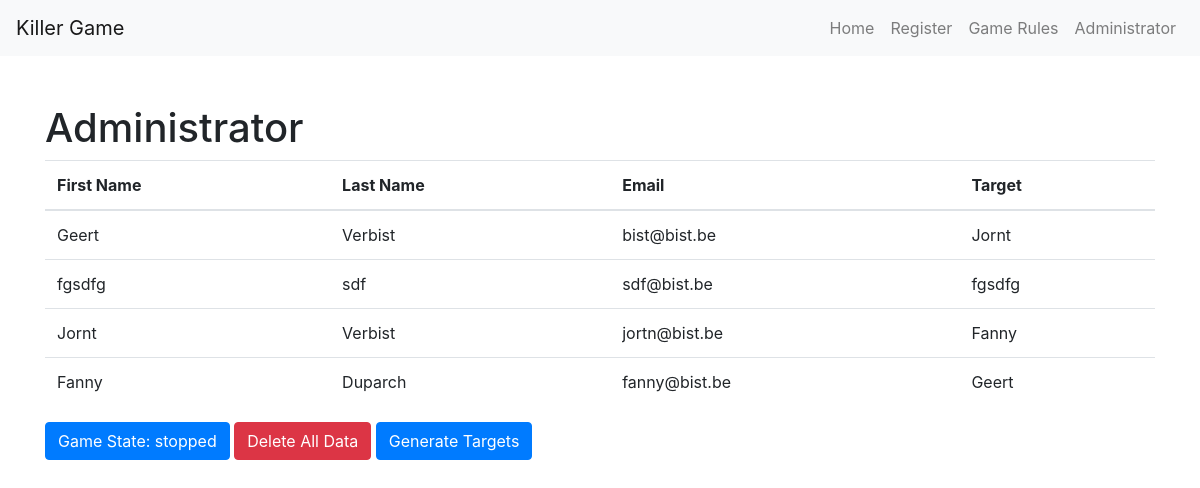
/admin, run on an earlier commit of the app's database.
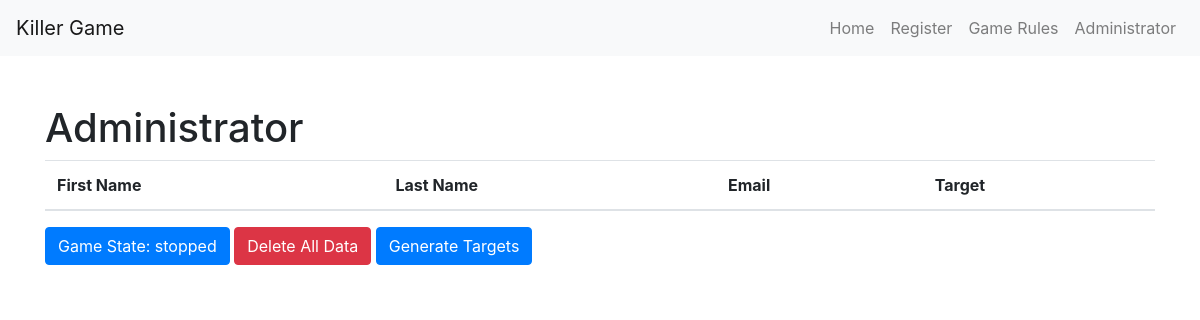
And on a later commit of the database.
### tables this page shows
CREATE TABLE "users" (
	"id"	INTEGER,
	"first_name"	TEXT,
	"last_name"	TEXT,
	"email"	TEXT,
	"target"	TEXT,
	PRIMARY KEY("id")
);

CREATE TABLE game_state (
  id INTEGER PRIMARY KEY,
  game_state TEXT
);

### app.py (the view)
@app.route('/admin')
def admin():
    conn = sqlite3.connect('users.db')
    c = conn.cursor()
    c.execute('SELECT * FROM users')
    records = c.fetchall()
    c.execute('SELECT game_state FROM game_state WHERE id = 1')
    gameState = c.fetchone()[0]
    conn.close()
    return render_template('admin.html', records=records, gameState=gameState)

### templates/admin.html (shortened to what this page needs)
{% extends 'base.html' %}
{% block content %}
  <h1>Administrator</h1>
  <table class="table">
    <thead>
      <tr>
        <th>First Name</th>
        <th>Last Name</th>
        <th>Email</th>
        <th>Target</th>
      </tr>
    </thead>
    <tbody>
      {% for record in records %}
        <tr>
          <td>{{ record[1] }}</td>
          <td>{{ record[2] }}</td>
          <td>{{ record[3] }}</td>
          <td>{{ record[4] }}</td>
        </tr>
      {% endfor %}
    </tbody>
  </table>
  <button id="game-state-button" class="btn btn-primary" data-state="{{ gameState }}">Game State: {{ gameState }}</button>
  <button id="delete-data-button" class="btn btn-danger">Delete All Data</button>
  <button id="generate-targets-button" class="btn btn-primary">Generate Targets</button>
{% endblock %}

### templates/base.html (shortened to what this page needs)
<!DOCTYPE html>
<html lang="en">
  <head>
    {% block styles %}
      <link rel="stylesheet" href="https://cdnjs.cloudflare.com/ajax/libs/twitter-bootstrap/4.6.0/css/bootstrap.min.css">
    {% endblock %}
  </head>
  <body>
    <nav class="navbar navbar-expand-lg navbar-light bg-light">
      <a class="navbar-brand" href="#">Killer Game</a>
      <div class="collapse navbar-collapse" id="navbarNav">
        <ul class="navbar-nav ml-auto">
          <li class="nav-item">
            <a class="nav-link" href="{{ url_for('index') }}">Home</a>
          </li>
          <li class="nav-item">
            <a class="nav-link" href="{{ url_for('register') }}">Register</a>
          </li>
          <li class="nav-item">
            <a class="nav-link" href="{{ url_for('game_rules') }}">Game Rules</a>
          </li>
          <li class="nav-item">
            <a class="nav-link" href="{{ url_for('admin') }}">Administrator</a>
          </li>
        </ul>
      </div>
    </nav>
    <div class="container mt-5">
      {% block content %}
      {% endblock %}
    </div>
  </body>
</html>

What changed in the data, as far as the page shows it:
removed users: first_name "Geert", last_name "Verbist", email "bist@bist.be", target "Jornt"
removed users: first_name "fgsdfg", last_name "sdf", email "sdf@bist.be", target "fgsdfg"
removed users: first_name "Jornt", last_name "Verbist", email "jortn@bist.be", target "Fanny"
removed users: first_name "Fanny", last_name "Duparch", email "fanny@bist.be", target "Geert"
